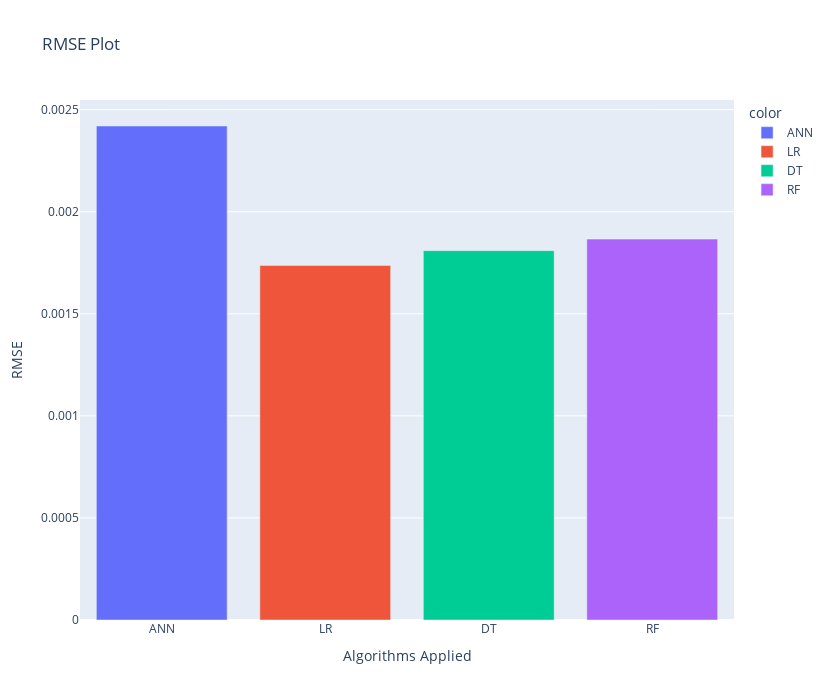

Here is the notebook cell this chart was saved with:
### Code cell
fig = px.bar(x=algo_name,y=rmse_list, title = 'RMSE Plot', color=algo_name, height=700, width= 830)
fig.update_layout(xaxis_title="Algorithms Applied", yaxis_title="RMSE")
fig.show()

### Figure 1 — Plotly figure (JSON) as saved in the notebook; plotly's stock layout.template omitted (floating-point values rounded to 4 significant figures)
{"data": [{"alignmentgroup": "True", "hovertemplate": "color=ANN<br>x=%{x}<br>y=%{y}<extra></extra>", "legendgroup": "ANN", "marker": {"color": "#636efa", "pattern": {"shape": ""}}, "name": "ANN", "offsetgroup": "ANN", "orientation": "v", "showlegend": true, "textposition": "auto", "type": "bar", "x": ["ANN"], "xaxis": "x", "y": [0.00242], "yaxis": "y"}, {"alignmentgroup": "True", "hovertemplate": "color=LR<br>x=%{x}<br>y=%{y}<extra></extra>", "legendgroup": "LR", "marker": {"color": "#EF553B", "pattern": {"shape": ""}}, "name": "LR", "offsetgroup": "LR", "orientation": "v", "showlegend": true, "textposition": "auto", "type": "bar", "x": ["LR"], "xaxis": "x", "y": [0.001737], "yaxis": "y"}, {"alignmentgroup": "True", "hovertemplate": "color=DT<br>x=%{x}<br>y=%{y}<extra></extra>", "legendgroup": "DT", "marker": {"color": "#00cc96", "pattern": {"shape": ""}}, "name": "DT", "offsetgroup": "DT", "orientation": "v", "showlegend": true, "textposition": "auto", "type": "bar", "x": ["DT"], "xaxis": "x", "y": [0.001809], "yaxis": "y"}, {"alignmentgroup": "True", "hovertemplate": "color=RF<br>x=%{x}<br>y=%{y}<extra></extra>", "legendgroup": "RF", "marker": {"color": "#ab63fa", "pattern": {"shape": ""}}, "name": "RF", "offsetgroup": "RF", "orientation": "v", "showlegend": true, "textposition": "auto", "type": "bar", "x": ["RF"], "xaxis": "x", "y": [0.001866], "yaxis": "y"}], "layout": {"barmode": "relative", "height": 700, "legend": {"title": {"text": "color"}, "tracegroupgap": 0}, "title": {"text": "RMSE Plot"}, "width": 830, "xaxis": {"anchor": "y", "domain": [0, 1], "title": {"text": "Algorithms Applied"}}, "yaxis": {"anchor": "x", "domain": [0, 1], "title": {"text": "RMSE"}}}}
